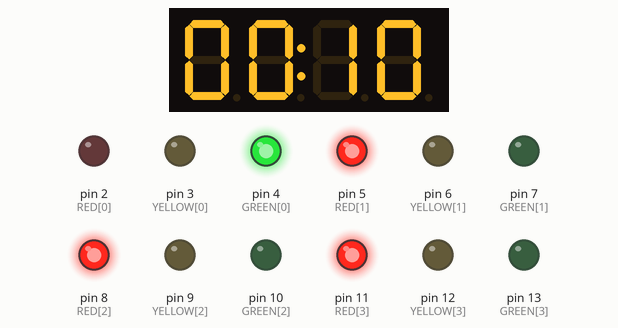
This sketch was run on a simulated Arduino Uno, built with avr-gcc and run on an emulated ATmega328P. On the bench: 4-digit seven-segment display, output pins drawn as LEDs (lit = HIGH).

Above: at 0.1 s.
At 11.3 s:
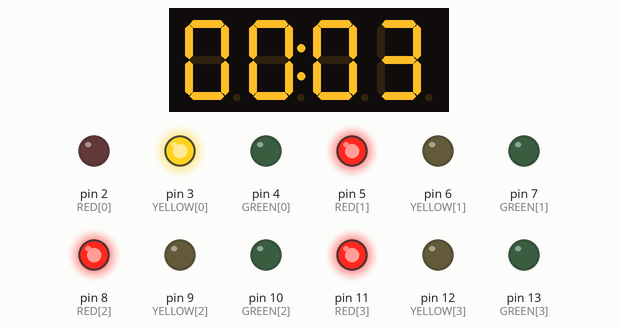
At 15.4 s:
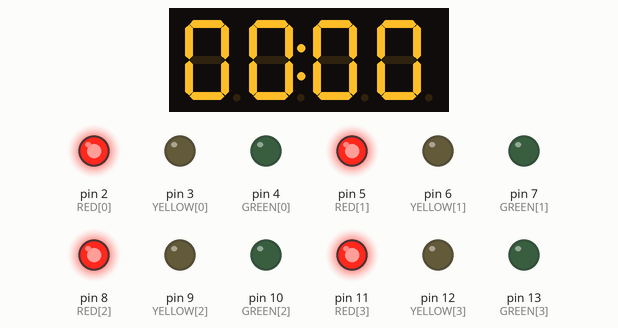
At 19.0 s:
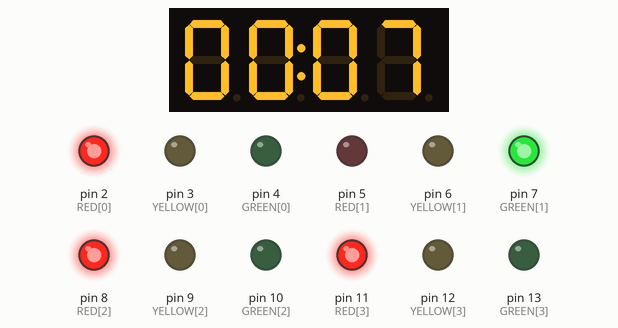
At 29.2 s:
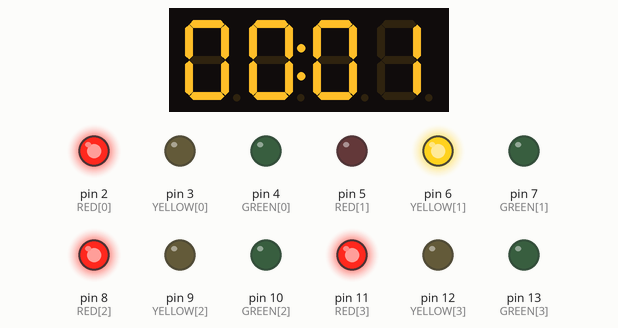
At 38.9 s:
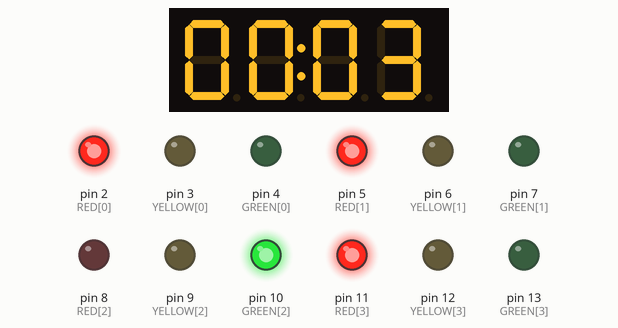
Timing chart, 0 to 40.0 s (numbered marks = the images above):
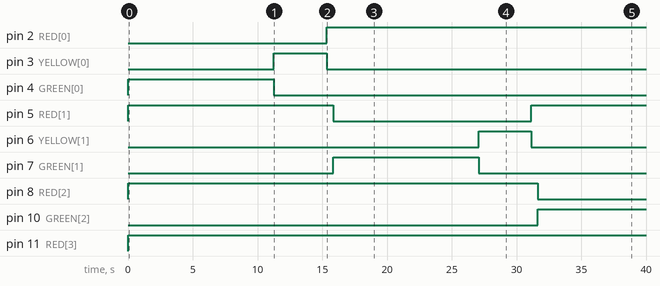

Measured:
- by itself, pin 2 (RED[0]): LOW → HIGH at 15.3 s
- by itself, pin 3 (YELLOW[0]): LOW → HIGH at 11.3 s, → LOW 4.1 s later
- by itself, pin 4 (GREEN[0]): LOW → HIGH at 0.02 s, → LOW 11.2 s later
- by itself, pin 5 (RED[1]): LOW → HIGH at 0.02 s, → LOW 15.8 s later, → HIGH 15.3 s later
- by itself, pin 6 (YELLOW[1]): LOW → HIGH at 27.1 s, → LOW 4.1 s later
- by itself, pin 7 (GREEN[1]): LOW → HIGH at 15.8 s, → LOW 11.2 s later
- by itself, pin 8 (RED[2]): LOW → HIGH at 0.02 s, → LOW 31.6 s later
- by itself, pin 10 (GREEN[2]): LOW → HIGH at 31.7 s

The sketch:

A-Traffic_Light_mau.ino
```cpp
//Four Way Traffic Ligh

#include <TM1637Display.h>

#define CLK A0
#define DIO A1
TM1637Display display(CLK, DIO);


int RED[]    = {2, 5, 8, 11};
int YELLOW[] = {3, 6, 9, 12};
int GREEN[]  = {4, 7, 10, 13};
#define NUM_DIRECTIONS 4


void setup() {
  for (int i = 0; i < NUM_DIRECTIONS; i++) {
    pinMode(RED[i], OUTPUT);
    pinMode(YELLOW[i], OUTPUT);
    pinMode(GREEN[i], OUTPUT);
  }

  display.setBrightness(0x0f);
  display.showNumberDec(0, true);
}


void loop() {
  for (int i = 0; i < NUM_DIRECTIONS; i++) {
    for (int j = 0; j < NUM_DIRECTIONS; j++) {
      digitalWrite(RED[j], HIGH);
      digitalWrite(YELLOW[j], LOW);
      digitalWrite(GREEN[j], LOW);
    }

    digitalWrite(RED[i], LOW);
    digitalWrite(GREEN[i], HIGH);
    countdownTimer(10);

    digitalWrite(GREEN[i], LOW);
    digitalWrite(YELLOW[i], HIGH);
    countdownTimer(3);

    digitalWrite(YELLOW[i], LOW);
    digitalWrite(RED[i], HIGH);
    delay(500);
  }
}

void countdownTimer(int totalSeconds) {
  for (int sec = totalSeconds; sec >= 0; sec--) {
    int minutes = sec / 60;
    int seconds = sec % 60;
    int displayTime = (minutes * 100) + seconds;
    display.showNumberDecEx(displayTime, 0b01000000, true);
    delay(1000);
  }
}
```
